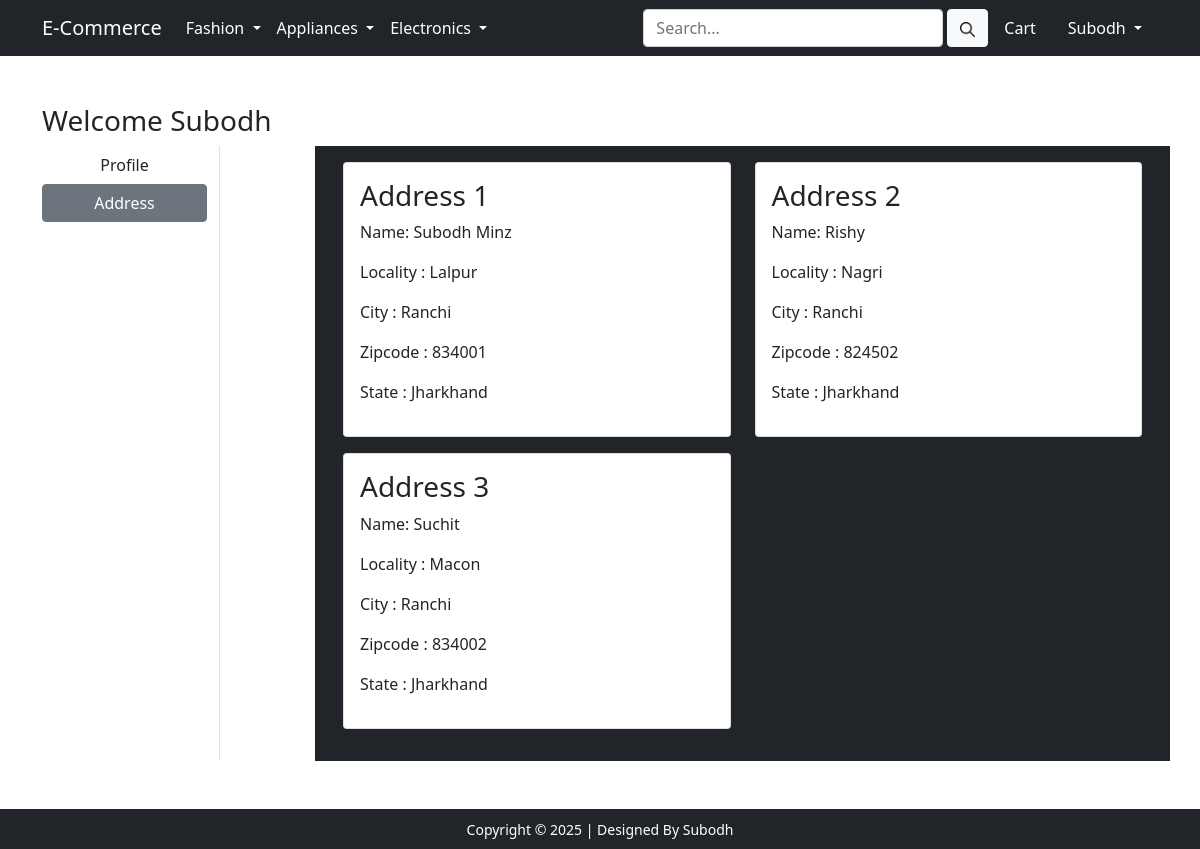
The app's page /address/ (signed in) with its own data.
### app/models.py (models this page shows, shortened)
class Customer(models.Model):
    user = models.ForeignKey(User, on_delete=models.CASCADE)
    name = models.CharField(max_length=150)
    locality = models.CharField(max_length=200)
    city = models.CharField(max_length=50)
    zipcode = models.IntegerField()
    state = models.CharField(choices=STATE_CHOICES, max_length=50)

### app/views.py (the view)
# urls.py: path('address/', views.address, name='address'),
def address(request):
    if request.user.is_authenticated:
        obj = Customer.objects.filter(user=request.user)
        return render(request, 'app/address.html', {'obj':obj,  'active':'btn-secondary'})
    return redirect('/login/')

### app/templates/app/address.html (shortened to what this page needs)
{% extends 'app/base.html' %}
{% load static %}
{% block main-content %}
<div class="container my-5">
    <div class="row">
        <h3>Welcome {{request.user|capfirst}}</h3>
        <div class="col-sm-2 border-end">
            <ul class="list-unstyled">
                <li class="d-grid"><a href="{% url 'profile' %}" class="btn">Profile</a></li>
                <li class="d-grid"><a href="{% url 'address' %}" class="btn {{active}}">Address</a></li>
            </ul>
        </div>
        <div class="col-sm-9 offset-sm-1">
            <div class="row bg-dark p-3">
                {% for ob in obj %}
                <div class="col-sm-6 mb-3">
                    <div class="card">
                        <div class="card-body">
                            <h3>Address {{forloop.counter}}</h3>
                            <p>Name: {{ob.name}}</p>
                            <p>Locality : {{ob.locality}}</p>
                            <p>City : {{ob.city}}</p>
                            <p>Zipcode : {{ob.zipcode}}</p>
                            <p>State : {{ob.state}}</p>
                        </div>
                    </div>
                </div>
                {% endfor %}
            </div>
        </div>
    </div>
</div>
{% endblock main-content %}

### app/templates/app/base.html (shortened to what this page needs)
<!doctype html>
{% load static %}
<html lang="en">
  <head>
    <link href="https://cdn.jsdelivr.net/npm/bootstrap@5.0.0-beta1/dist/css/bootstrap.min.css" rel="stylesheet">
    <link rel="stylesheet" href="{% static 'app/css/owl.carousel.min.css' %}">
    <link rel="stylesheet" href="{% static 'app/css/all.min.css' %}">
    <link rel="stylesheet" href="{% static 'app/css/style.css' %}">
  </head>
  <body>
    <nav class="navbar navbar-expand-lg navbar-dark bg-dark">
     <div class="container">
       <a class="navbar-brand" href="/">E-Commerce</a>
       <div class="collapse navbar-collapse" id="navbarSupportedContent">
         <ul class="navbar-nav me-auto mb-2 mb-lg-0">
           <li class="nav-item dropdown">
             <a class="nav-link dropdown-toggle text-white" href="#" id="fashionDropdown" role="button" data-bs-toggle="dropdown" aria-expanded="false">
               Fashion
             </a>
           </li>
           <li class="nav-item dropdown">
             <a class="nav-link dropdown-toggle text-white" href="#" id="fashionDropdown" role="button" data-bs-toggle="dropdown" aria-expanded="false">
              Appliances
             </a>
           </li>
           <li class="nav-item dropdown">
            <a class="nav-link dropdown-toggle text-white" href="#" id="electronicsDropdown" role="button" data-bs-toggle="dropdown" aria-expanded="false">
              Electronics
            </a>
          </li>
         </ul>
         <form class="d-flex">
           <input style="width:25vw;" class="form-control me-1" type="search" placeholder="Search..." aria-label="Search">
           <button class="btn btn-light" type="submit"><img height="15rem" src="{% static 'app/images/search-img.png' %}" alt=""></button>
         </form>
         <div>
           <ul class="navbar-nav me-auto mb-2 mb-lg-0">
             <li class="nav-item mx-2">
              {% if request.user.is_authenticated %}
              <a href="{% url 'show_cart' %}" class="nav-link text-white"> Cart </a>
             </li>
           <li class="nav-item dropdown mx-2">
              <a class="nav-link dropdown-toggle text-white" href="#" id="profileDropdown" role="button" data-bs-toggle="dropdown" aria-expanded="false">
                {{request.user|capfirst}}
              </a>
            </li>
            {% endif %}
          </ul>
         </div>
       </div>
     </div>
    </nav>
    {% block main-content %} {% endblock main-content %}
    <footer class="container-fluid bg-dark text-center p-2 mt-3">
        <small class="text-white">Copyright &copy; 2025 | Designed By Subodh</small>
    </footer>
  </body>
</html>

### app/static/app/css/style.css (style rules this page uses)
* { margin: 0; padding: 0; box-sizing: border-box; }

### records on screen
Customer: name "Subodh Minz", locality "Lalpur", city "Ranchi", zipcode "834001", state "Jharkhand"
Customer: name "Rishy", locality "Nagri", city "Ranchi", zipcode "824502", state "Jharkhand"
Customer: name "Suchit", locality "Macon", city "Ranchi", zipcode "834002", state "Jharkhand"

### other values on screen
{{ request.user|capfirst }} "Subodh"
